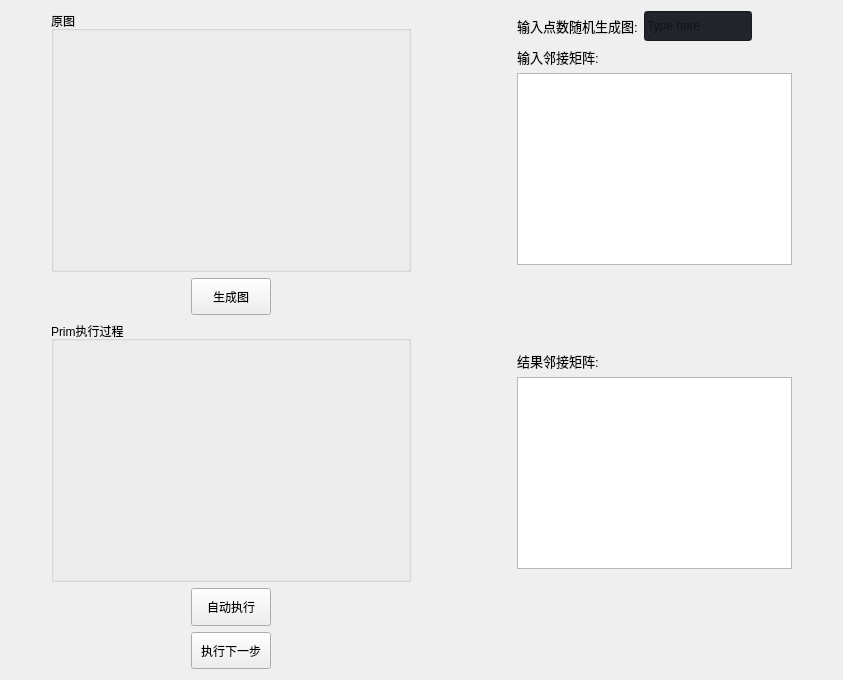
                     <widget class="QWidget" name="p_page">
                      <property name="sizePolicy">
                       <sizepolicy hsizetype="Expanding" vsizetype="Expanding">
                        <horstretch>0</horstretch>
                        <verstretch>0</verstretch>
                       </sizepolicy>
                      </property>
                      <property name="styleSheet">
                       <string notr="true"/>
                      </property>
                      <layout class="QHBoxLayout" name="horizontalLayout_6" stretch="0,1,0,1,0">
                       <item>
                        <spacer name="horizontalSpacer">
                         <property name="orientation">
                          <enum>Qt::Horizontal</enum>
                         </property>
                         <property name="sizeType">
                          <enum>QSizePolicy::Fixed</enum>
                         </property>
                         <property name="sizeHint" stdset="0">
                          <size>
                           <width>40</width>
                           <height>20</height>
                          </size>
                         </property>
                        </spacer>
                       </item>
                       <item>
                        <layout class="QVBoxLayout" name="verticalLayout_46" stretch="7,1,7,1,1">
                         <item>
                          <widget class="QGroupBox" name="groupBox_p">
                           <property name="title">
                            <string>原图</string>
                           </property>
                          </widget>
                         </item>
                         <item>
                          <layout class="QHBoxLayout" name="horizontalLayout_65">
                           <item>
                            <spacer name="horizontalSpacer_95">
                             <property name="orientation">
                              <enum>Qt::Horizontal</enum>
                             </property>
                             <property name="sizeType">
                              <enum>QSizePolicy::Fixed</enum>
                             </property>
                             <property name="sizeHint" stdset="0">
                              <size>
                               <width>140</width>
                               <height>20</height>
                              </size>
                             </property>
                            </spacer>
                           </item>
                           <item>
                            <widget class="QPushButton" name="btn_gp">
                             <property name="sizePolicy">
                              <sizepolicy hsizetype="Minimum" vsizetype="Preferred">
                               <horstretch>0</horstretch>
                               <verstretch>0</verstretch>
                              </sizepolicy>
                             </property>
                             <property name="text">
                              <string>生成图</string>
                             </property>
                            </widget>
                           </item>
                           <item>
                            <spacer name="horizontalSpacer_96">
                             <property name="orientation">
                              <enum>Qt::Horizontal</enum>
                             </property>
                             <property name="sizeType">
                              <enum>QSizePolicy::Fixed</enum>
                             </property>
                             <property name="sizeHint" stdset="0">
                              <size>
                               <width>140</width>
                               <height>20</height>
                              </size>
                             </property>
                            </spacer>
                           </item>
                          </layout>
                         </item>
                         <item>
                          <widget class="QGroupBox" name="groupBox_p2">
                           <property name="title">
                            <string>Prim执行过程</string>
                           </property>
                          </widget>
                         </item>
                         <item>
                          <layout class="QHBoxLayout" name="horizontalLayout_66">
                           <item>
                            <spacer name="horizontalSpacer_97">
                             <property name="orientation">
                              <enum>Qt::Horizontal</enum>
                             </property>
                             <property name="sizeType">
                              <enum>QSizePolicy::Fixed</enum>
                             </property>
                             <property name="sizeHint" stdset="0">
                              <size>
                               <width>140</width>
                               <height>20</height>
                              </size>
                             </property>
                            </spacer>
                           </item>
                           <item>
                            <widget class="QPushButton" name="btn_ep">
                             <property name="sizePolicy">
                              <sizepolicy hsizetype="Minimum" vsizetype="Preferred">
                               <horstretch>0</horstretch>
                               <verstretch>0</verstretch>
                              </sizepolicy>
                             </property>
                             <property name="text">
                              <string>自动执行</string>
                             </property>
                            </widget>
                           </item>
                           <item>
                            <spacer name="horizontalSpacer_98">
                             <property name="orientation">
                              <enum>Qt::Horizontal</enum>
                             </property>
                             <property name="sizeType">
                              <enum>QSizePolicy::Fixed</enum>
                             </property>
                             <property name="sizeHint" stdset="0">
                              <size>
                               <width>140</width>
                               <height>20</height>
                              </size>
                             </property>
                            </spacer>
                           </item>
                          </layout>
                         </item>
                         <item>
                          <layout class="QHBoxLayout" name="horizontalLayout_67">
                           <item>
                            <spacer name="horizontalSpacer_99">
                             <property name="orientation">
                              <enum>Qt::Horizontal</enum>
                             </property>
                             <property name="sizeType">
                              <enum>QSizePolicy::Fixed</enum>
                             </property>
                             <property name="sizeHint" stdset="0">
                              <size>
                               <width>140</width>
                               <height>20</height>
                              </size>
                             </property>
                            </spacer>
                           </item>
                           <item>
                            <widget class="QPushButton" name="btn_np">
                             <property name="sizePolicy">
                              <sizepolicy hsizetype="Minimum" vsizetype="Preferred">
                               <horstretch>0</horstretch>
                               <verstretch>0</verstretch>
                              </sizepolicy>
                             </property>
                             <property name="text">
                              <string>执行下一步</string>
                             </property>
                            </widget>
                           </item>
                           <item>
                            <spacer name="horizontalSpacer_100">
                             <property name="orientation">
                              <enum>Qt::Horizontal</enum>
                             </property>
                             <property name="sizeType">
                              <enum>QSizePolicy::Fixed</enum>
                             </property>
                             <property name="sizeHint" stdset="0">
                              <size>
                               <width>140</width>
                               <height>20</height>
                              </size>
                             </property>
                            </spacer>
                           </item>
                          </layout>
                         </item>
                        </layout>
                       </item>
                       <item>
                        <spacer name="horizontalSpacer_103">
                         <property name="orientation">
                          <enum>Qt::Horizontal</enum>
                         </property>
                         <property name="sizeType">
                          <enum>QSizePolicy::Fixed</enum>
                         </property>
                         <property name="sizeHint" stdset="0">
                          <size>
                           <width>100</width>
                           <height>20</height>
                          </size>
                         </property>
                        </spacer>
                       </item>
                       <item>
                        <layout class="QVBoxLayout" name="verticalLayout_47">
                         <item>
                          <layout class="QHBoxLayout" name="horizontalLayout_68">
                           <item>
                            <widget class="QLabel" name="labelBoxBlenderInstalation_45">
                             <property name="font">
                              <font>
                               <family>Segoe UI</family>
                               <pointsize>10</pointsize>
                               <italic>false</italic>
                               <bold>false</bold>
                              </font>
                             </property>
                             <property name="styleSheet">
                              <string notr="true"/>
                             </property>
                             <property name="text">
                              <string>输入点数随机生成图:</string>
                             </property>
                            </widget>
                           </item>
                           <item>
                            <widget class="QLineEdit" name="lineEdit_p">
                             <property name="minimumSize">
                              <size>
                               <width>0</width>
                               <height>30</height>
                              </size>
                             </property>
                             <property name="styleSheet">
                              <string notr="true">background-color: rgb(33, 37, 43);</string>
                             </property>
                             <property name="text">
                              <string/>
                             </property>
                             <property name="placeholderText">
                              <string>Type here</string>
                             </property>
                            </widget>
                           </item>
                           <item>
                            <spacer name="horizontalSpacer_101">
                             <property name="orientation">
                              <enum>Qt::Horizontal</enum>
                             </property>
                             <property name="sizeHint" stdset="0">
                              <size>
                               <width>40</width>
                               <height>20</height>
                              </size>
                             </property>
                            </spacer>
                           </item>
                          </layout>
                         </item>
                         <item>
                          <widget class="QLabel" name="labelBoxBlenderInstalation_46">
                           <property name="font">
                            <font>
                             <family>Segoe UI</family>
                             <pointsize>10</pointsize>
                             <italic>false</italic>
                             <bold>false</bold>
                            </font>
                           </property>
                           <property name="styleSheet">
                            <string notr="true"/>
                           </property>
                           <property name="text">
                            <string>输入邻接矩阵:</string>
                           </property>
                          </widget>
                         </item>
                         <item>
                          <widget class="QPlainTextEdit" name="plainTextEdit_p"/>
                         </item>
                         <item>
                          <spacer name="verticalSpacer_19">
                           <property name="orientation">
                            <enum>Qt::Vertical</enum>
                           </property>
                           <property name="sizeType">
                            <enum>QSizePolicy::Fixed</enum>
                           </property>
                           <property name="sizeHint" stdset="0">
                            <size>
                             <width>20</width>
                             <height>80</height>
                            </size>
                           </property>
                          </spacer>
                         </item>
                         <item>
                          <widget class="QLabel" name="labelBoxBlenderInstalation_47">
                           <property name="font">
                            <font>
                             <family>Segoe UI</family>
                             <pointsize>10</pointsize>
                             <italic>false</italic>
                             <bold>false</bold>
                            </font>
                           </property>
                           <property name="styleSheet">
                            <string notr="true"/>
                           </property>
                           <property name="text">
                            <string>结果邻接矩阵:</string>
                           </property>
                          </widget>
                         </item>
                         <item>
                          <widget class="QPlainTextEdit" name="plainTextEdit_p2"/>
                         </item>
                         <item>
                          <spacer name="verticalSpacer_20">
                           <property name="orientation">
                            <enum>Qt::Vertical</enum>
                           </property>
                           <property name="sizeType">
                            <enum>QSizePolicy::Fixed</enum>
                           </property>
                           <property name="sizeHint" stdset="0">
                            <size>
                             <width>20</width>
                             <height>100</height>
                            </size>
                           </property>
                          </spacer>
                         </item>
                        </layout>
                       </item>
                       <item>
                        <spacer name="horizontalSpacer_102">
                         <property name="orientation">
                          <enum>Qt::Horizontal</enum>
                         </property>
                         <property name="sizeType">
                          <enum>QSizePolicy::Fixed</enum>
                         </property>
                         <property name="sizeHint" stdset="0">
                          <size>
                           <width>40</width>
                           <height>20</height>
                          </size>
                         </property>
                        </spacer>
                       </item>
                      </layout>
                     </widget>
